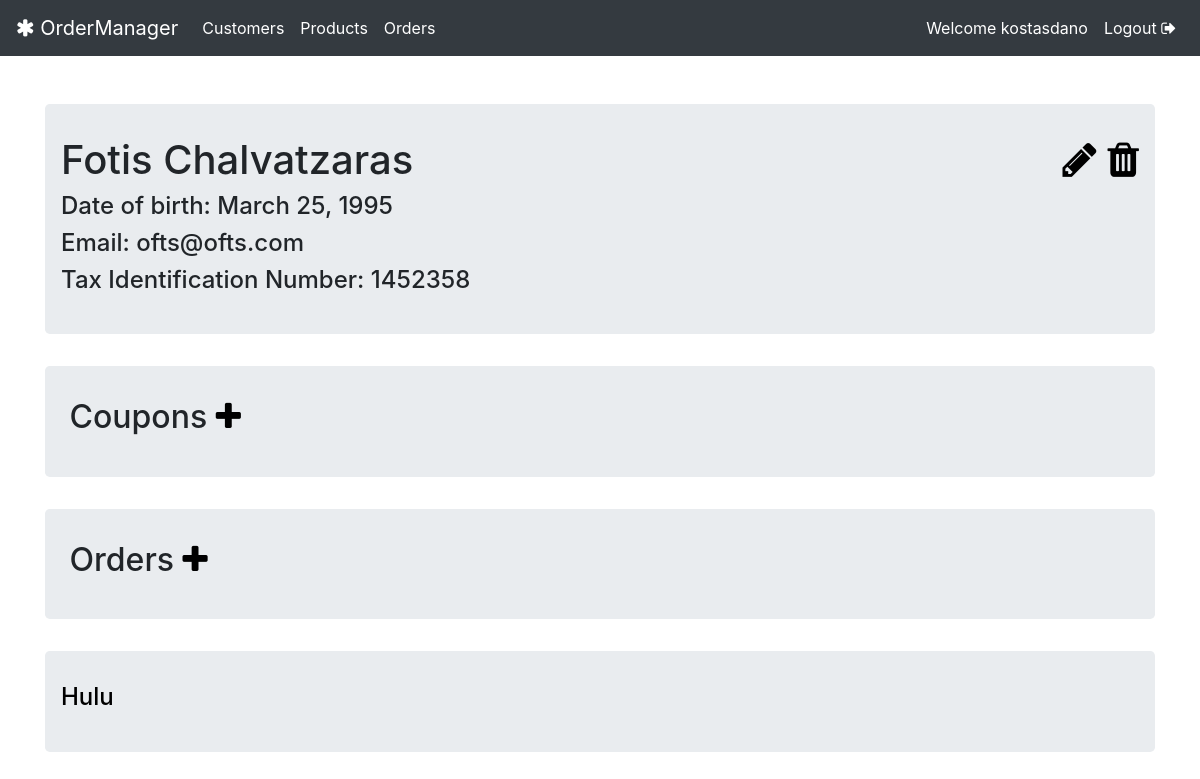
The app's page /customers/6/orders/ (signed in), older data.
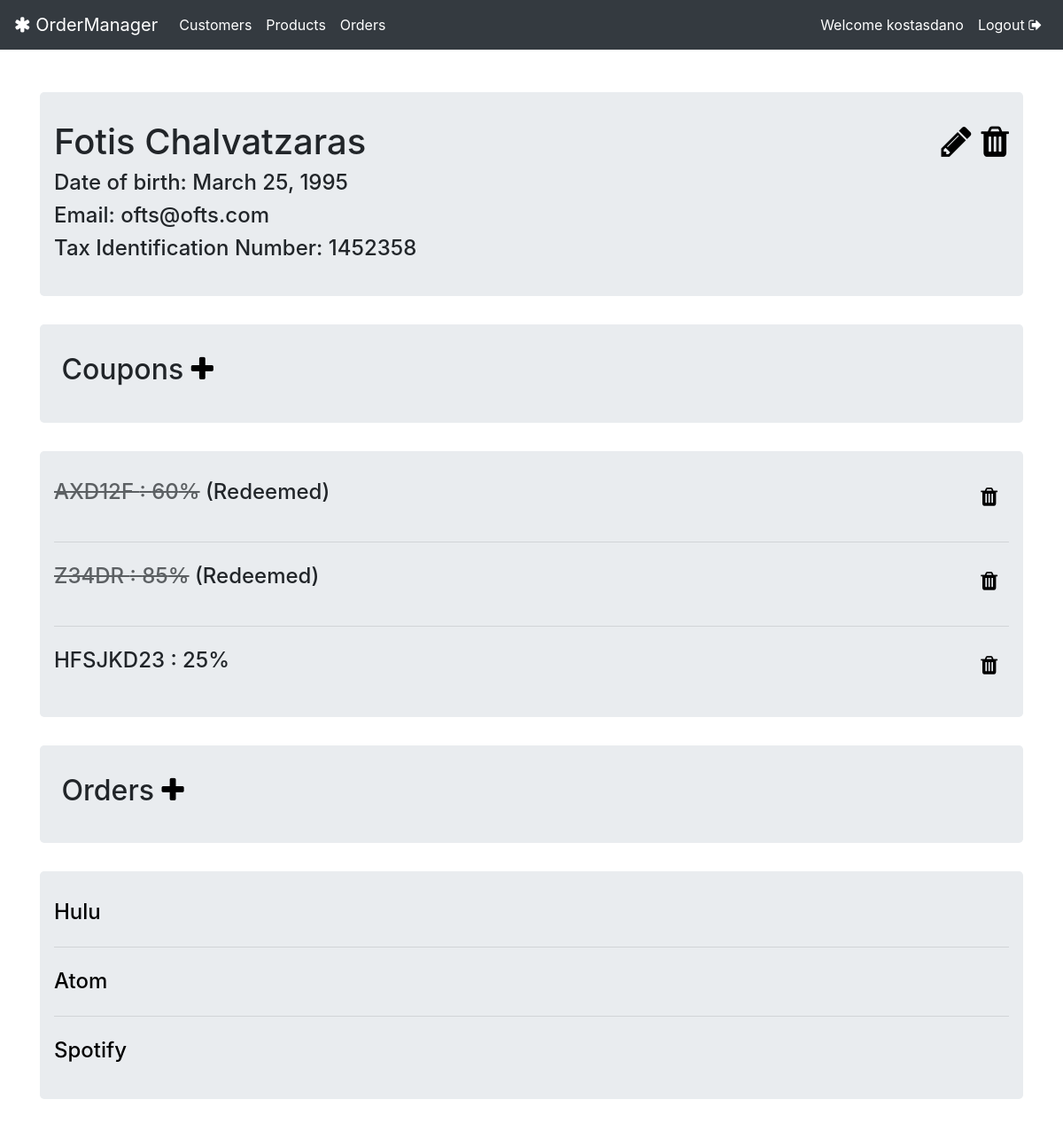
The same page, newer data.
### customers/models.py (models this page shows, shortened)
class Customer(models.Model):
    first_name = models.CharField(max_length=60)
    last_name = models.CharField(max_length=60)
    full_name = models.CharField(max_length=121)
    email = models.EmailField()
    birth_date = models.DateField()
    tin = models.PositiveIntegerField()
    c_active = models.BooleanField(default=True)

class Coupon(models.Model):
    code = models.CharField(max_length=10, unique=True)
    discount_percentage = models.PositiveIntegerField(max_length=3)
    customer = models.ForeignKey(Customer, related_name="coupons", on_delete=models.CASCADE)       # Multiple coupons to each Customer

### orders/models.py (models this page shows, shortened)
class Order(models.Model):
    customer = models.ForeignKey(Customer, related_name='customer_orders', on_delete=models.CASCADE)
    product = models.ForeignKey(Product, related_name='product_orders', on_delete=models.CASCADE)
    amount = models.PositiveIntegerField()
    date = models.DateTimeField(auto_now=True)
    coupon = models.OneToOneField(Coupon, related_name="order", blank=True, on_delete=models.CASCADE, null=True)
    class Meta:
        unique_together = ('customer', 'product')

### products/models.py (models this page shows, shortened)
class Product(models.Model):
    name = models.CharField(max_length=60, unique=True)
    description = models.CharField(max_length=256)
    price = models.DecimalField(max_digits=10, decimal_places=2)
    p_active = models.BooleanField(default=True)
    def __str__(self):
        return self.name

### customers/views.py (the view)
# urls.py: path('<int:pk>/orders/', views.CustomerProducts.as_view(), name='customer_orders'),
class CustomerProducts(LoginRequiredMixin, ListView):
    model = Customer
    template_name = 'customers/details.html'
    paginate_by = 4
    def get_queryset(self):
        self.customer = get_object_or_404(Customer, pk=self.kwargs['pk'])
        return self.customer.customer_orders.all(), self.customer.coupons.all()
    def get_context_data(self, **kwargs):
        context = super().get_context_data(**kwargs)
        context["customer"] = self.customer
        context["order_list"] = self.customer.customer_orders.all()
        context["coupon_list"] = self.customer.coupons.all()
        return context

### customers/templates/customers/details.html (shortened to what this page needs)
{% extends 'base.html' %}
{% block body_block %}
<div class="jumbotron {% if customer.c_active == False %} hidden-profile {% endif %}">
    <div class="row">
        <div class="col-md-6" align="left">
            <h1>{{customer.full_name}}</h1>
            <h4>Date of birth: {{customer.birth_date}}</h4>
            <h4>Email: {{customer.email}}</h4>
            <h4>Tax Identification Number: {{customer.tin}}</h4>
        </div>
        <div class="col-md-6" align="right">
            {% if user.is_authenticated %}
            <h1>
                <a href="{% url 'customers:customer_update' pk=customer.id %}"><span
                        class="fa fa-pencil"
                        aria-hidden="true"></span></a>
                <a href="{% url 'customers:customer_deactivate' pk=customer.id %}"><span
                        class="fa fa-trash"
                        aria-hidden="true"></span></a>
            </h1>
            {% endif %}
        </div>
    </div>
</div>
<div class="jumbotron {% if customer.c_active == False %} hidden-profile {% endif %}">
    <div class="row">
        <div class="col-md-6" align="left">
            <h2> Coupons <a
                    href="{% url 'customers:customer_coupon_add' customer_pk=customer.pk %}"><i
                    class="fa fa-plus" style="color: black;"></i></a></h2>
        </div>
    </div>
</div>
{% if coupon_list|length != 0 %}
<div class="jumbotron {% if customer.c_active == False %} hidden-profile {% endif %}">
    {% for coupon in coupon_list %}
    <div class="row">
         <div class="col-md-6" align="left">
             {% if coupon.order %}
             <h4><strike style="opacity:0.7;">{{coupon.code}} : {{coupon.discount_percentage}}%</strike> (Redeemed)</h4>
             {% else %}
             <h4>{{coupon.code}} : {{coupon.discount_percentage}}% </h4>
             {% endif %}
        </div>
        <div class="col-md-6" align="right">
            {% if user.is_authenticated %}
            <h1>
                <form action="{% url 'customers:coupon_delete' pk=coupon.id %}" method="post">
                    <h4><button class="btn fa fa-trash" style="background-color: Transparent;" aria-hidden="true"
                            onclick="return confirm('Are you sure?');"></button></h4>
                </form>
            </h1>
            {% endif %}
        </div>
    </div>
    {% if forloop.counter < coupon_list|length %}
    <hr class="my-4">
    {% endif %}
    {% endfor %}
</div>
{% endif %}
<div class="jumbotron {% if customer.c_active == False %} hidden-profile {% endif %}">
    <div class="row">
        <div class="col-md-6" align="left">
            <h2> Orders <a
                    href="{% url 'orders:order_create_cpk' customer_pk=customer.pk %}"><i
                    class="fa fa-plus" style="color: black;"></i></a></h2>
        </div>
    </div>
</div>
{% if order_list|length != 0 %}
<div class="jumbotron {% if customer.c_active == False %} hidden-profile {% endif %}">
    {% for order in order_list %}
    <a href="{% url 'orders:order_details' pk=order.id %}">
        <h4>{{order.product}}</h4>
    </a>
    {% if forloop.counter < order_list|length %}
    <hr class="my-4">
    {% endif %}
    {% endfor %}
</div>
{% endif %}
{% endblock %}

### templates/base.html (shortened to what this page needs)
<!DOCTYPE html>
{% load static %}
<html lang="en">
<head>
    <link rel="stylesheet" href="https://maxcdn.bootstrapcdn.com/bootstrap/4.0.0/css/bootstrap.min.css"
>
    <link href="https://stackpath.bootstrapcdn.com/font-awesome/4.7.0/css/font-awesome.min.css" rel="stylesheet"
>
    <link rel="stylesheet" href="{% static 'css/master.css'%}">
</head>
<body>
<nav class="navbar navbar-expand-lg navbar-dark bg-dark">
    <a class="navbar-brand" href="{% url 'home' %}">
        <i class="fa fa-asterisk"></i>
        OrderManager</a>
    <div class="collapse navbar-collapse" id="navbarNav">
        {% if user.is_authenticated %}
        <ul class="navbar-nav">
            <li class="nav-item active">
                <a class="nav-link" href="{% url 'customers:customer_list' %}">Customers</a>
            </li>
            <li class="nav-item active">
                <a class="nav-link" href="{% url 'products:product_list' %}">Products</a>
            </li>
            <li class="nav-item active">
                <a class="nav-link" href="{% url 'orders:order_list' %}">Orders</a>
            </li>
        </ul>
        <ul class="navbar-nav ml-auto">
            <li class="nav-item nav-link active"><a>Welcome {{user.username}}</a></li>
            <li class="nav-item active"><a class="nav-link" href="{% url 'logout' %}">Logout <i class="fa fa-sign-out"></i></a></li>
        </ul>
        {% else %}
        <ul class="navbar-nav ml-auto">
            <li class="nav-item active"><a class="nav-link" href="{% url 'login' %}">Login <i class="fa fa-sign-in"></i></a></li>
        </ul>
        {% endif %}
    </div>
</nav>
<div class="container pt-5">
    {% block body_block %}
    {% endblock %}
</div>
</body>
</html>

### static/css/master.css (style rules this page uses)
.jumbotron { padding: 2rem 1rem; }
a:link, a:visited, a:hover, a:active { color: black; }

Row changes from the older to the newer data that the page shows:
added Coupon: code "AXD12F", discount_percentage "60"
added Coupon: code "Z34DR", discount_percentage "85"
added Coupon: code "HFSJKD23", discount_percentage "25"
added Order: product "Atom"
added Order: product "Spotify"
